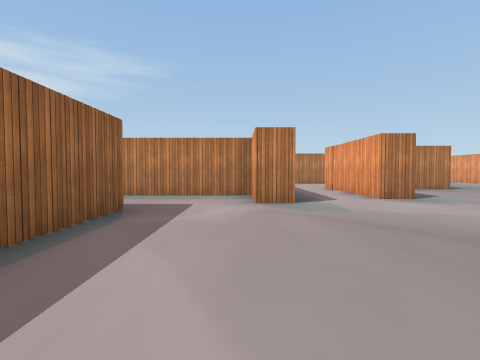
view 1 (above)

21 first-person views from a walk through a Unity game level. The camera is 1.2 m above the floor, tilts 2° down and sees 85° across. The floor is counted in squares, 2 m on a side. Each view is taken from the middle of a square. On the plan, view 1 faces up. The plan holds only what a view shows up to about 9 squares ahead; the rest is blank. The place goes on beyond the plan. The player is left out. Some surface patterns are stand-ins.

view 2
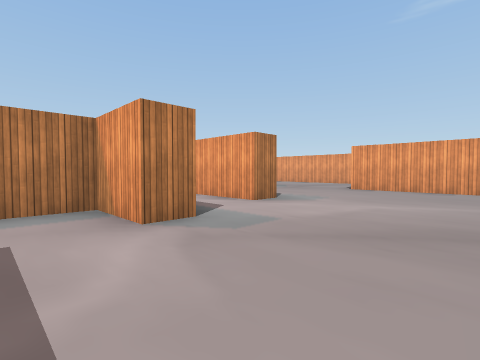

view 3
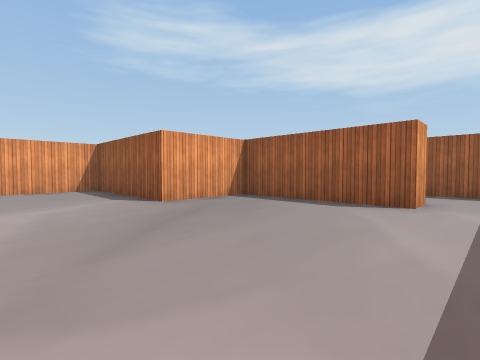

view 4
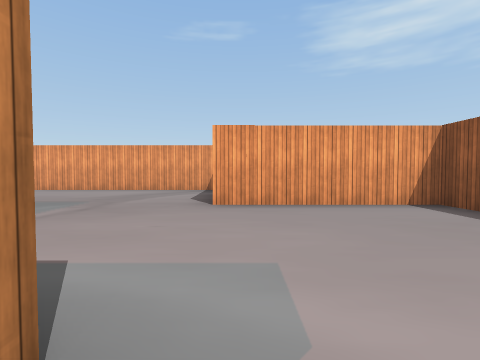

view 5
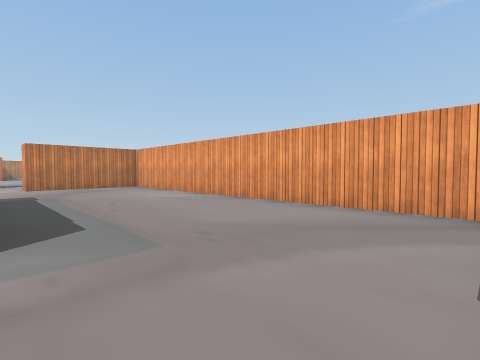

view 6
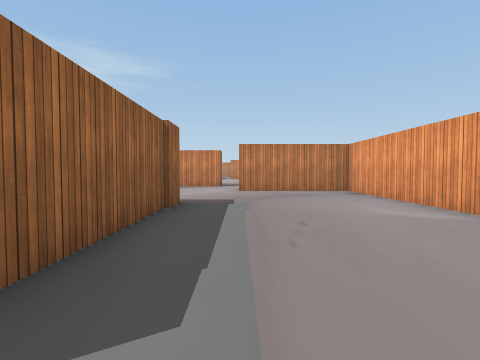

view 7
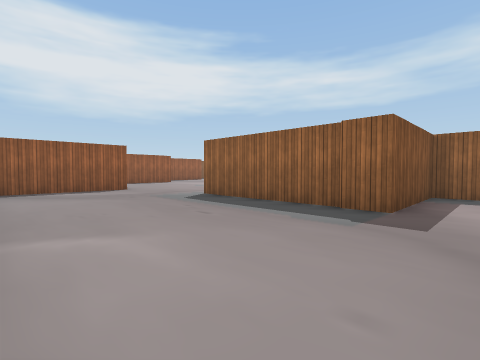

view 8
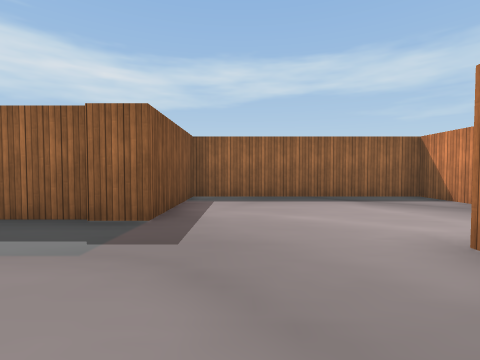

view 9
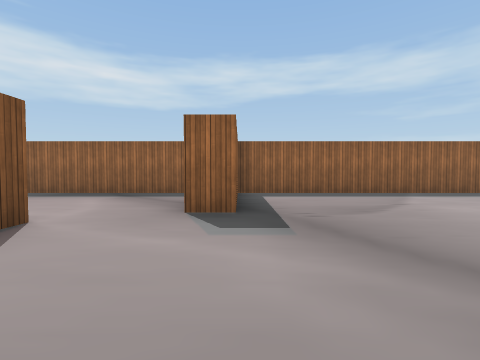

view 10
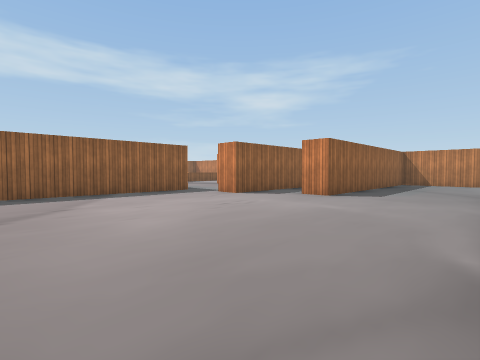

view 11
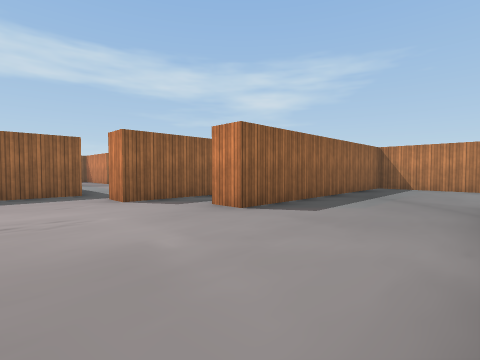

view 12
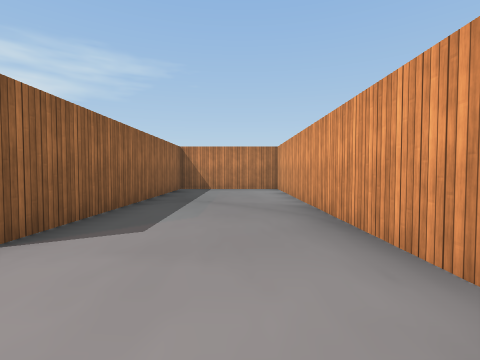

view 13
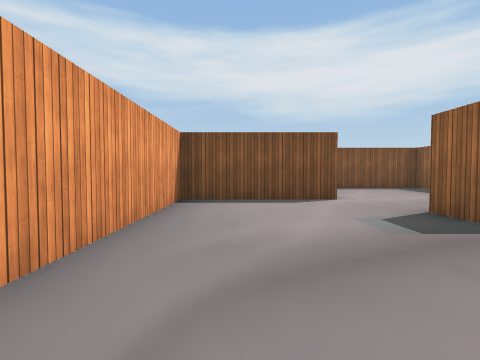

view 14
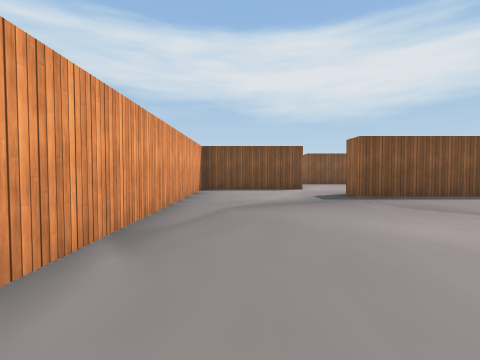

view 15
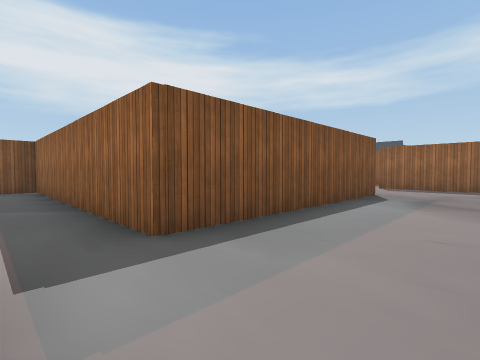

view 16
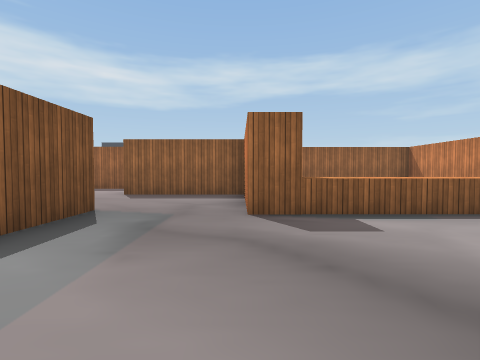

view 17
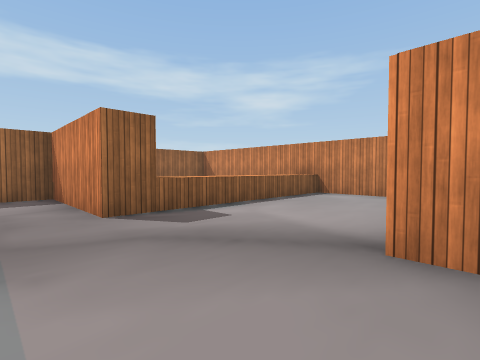

view 18
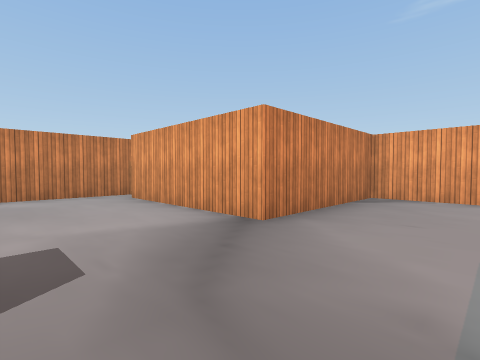

view 19
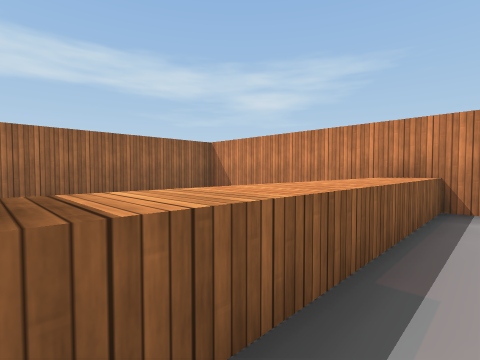

view 20
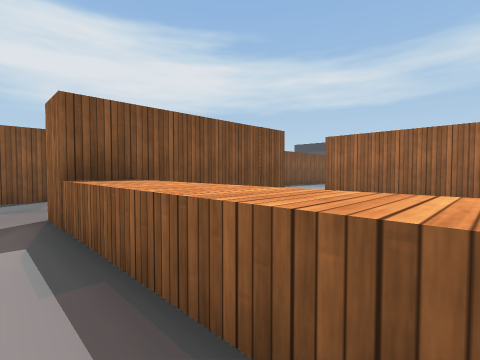

view 21
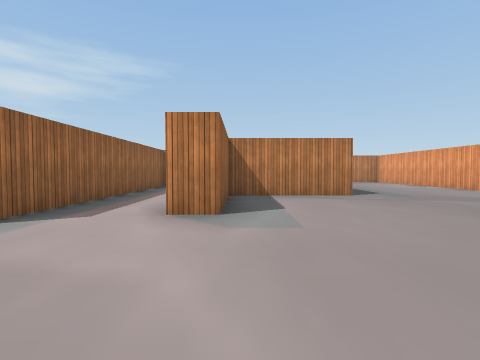

### Floor plan
Ten units are one square. View 1 is at (0, 0); x grows to the right and y downward. Boxes are objects, and circles mark ways between rooms. Rooms are numbered by the first view taken in them; rooms with no view inside come last. Other rooms are left out.
<svg viewBox="-73 -343 190 358">
<path fill="none" stroke="#000" d="M38 -56 30 -56M11 -48 3 -48 3 -64 -29 -64M68 -129 68 -84 36 -84M112 -58 112 -158 80 -158M-19 -42 -19 -20M-1 9 37 9 37 -15 76 -15 76 -55 108 -55M112 -262 112 -337 80 -337 80 -270M39 -258 39 -189 72 -189 72 -181M54 -182 39 -182 39 -129 68 -129M80 -158 80 -165 112 -165 112 -238M-16 -338 -16 -281 -26 -281M-20 -258 39 -258M-55 -289 -15 -289M19 -337 -68 -337 -68 -290M52 -272 52 -290 14 -290 14 -329M59 -259 51 -259M-26 -281 -47 -281 -47 -250"/>
<circle cx="75" cy="-145" r="3" fill="#2a7"/>
<circle cx="50" cy="-250" r="3" fill="#2a7"/>
<circle cx="-20" cy="-265" r="3" fill="#2a7"/>
<text x="50" y="-70">1</text>
<text x="80" y="-230">2</text>
<text x="-10" y="-300">3</text>
<text x="-40" y="-260">4</text>
</svg>
Room 1 opens to room 2. Room 2 opens to room 3. Room 3 opens to room 4.

Where each view was taken, in squares from view 1:
view 1: 0 up, 0 right, facing up
view 2: 2 up, 1 left, facing up-right
view 3: 4 up, 1 left, facing down-right
view 4: 5 up, 3 right, facing right
view 5: 6 up, 7 right, facing up-right
view 6: 8 up, 8 right, facing up
view 7: 14 up, 11 right, facing down-left
view 8: 14 up, 10 right, facing left
view 9: 19 up, 11 right, facing left
view 10: 21 up, 11 right, facing up-left
view 11: 24 up, 11 right, facing up-left
view 12: 25 up, 10 right, facing up
view 13: 22 up, 10 right, facing down
view 14: 25 up, 10 right, facing down
view 15: 28 up, 5 right, facing down-left
view 16: 28 up, 2 right, facing left
view 17: 27 up, 2 right, facing up-left
view 18: 27 up, 1 left, facing up-right
view 19: 29 up, 1 left, facing up-left
view 20: 32 up, 1 left, facing down-left
view 21: 2 up, 4 right, facing up
